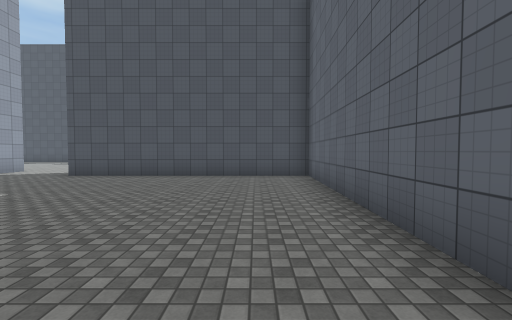
view 1 (above)

17 first-person views from a walk through a 3-D level made in the Unity game engine. The camera is 1.5 m above the floor, tilts 2° down and sees 90° across. The floor is counted in squares, 2 m on a side. Each view is taken from the middle of a square. On the plan, view 1 faces up. The plan holds only what a view shows up to about 9 squares ahead; the rest is blank. The place goes on beyond the plan. Surface patterns are stand-ins for the level's own textures.

view 2
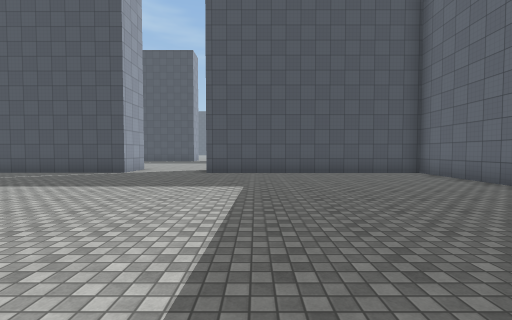

view 3
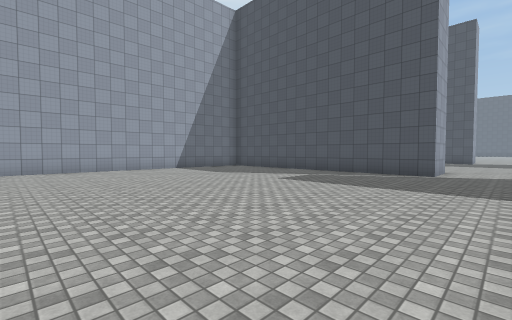

view 4
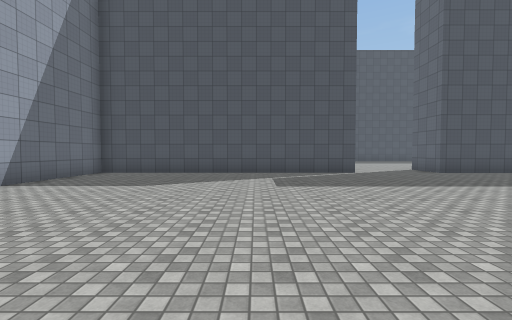

view 5
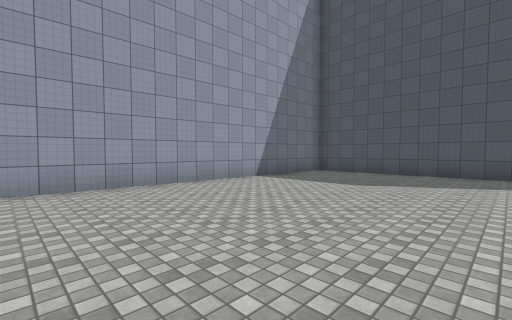

view 6
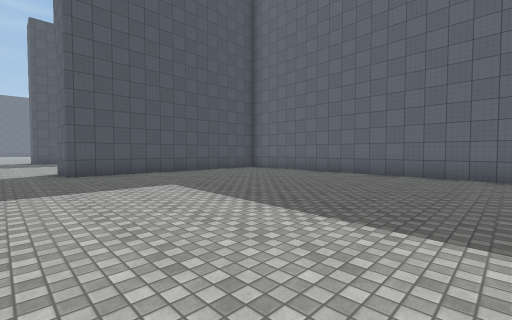

view 7
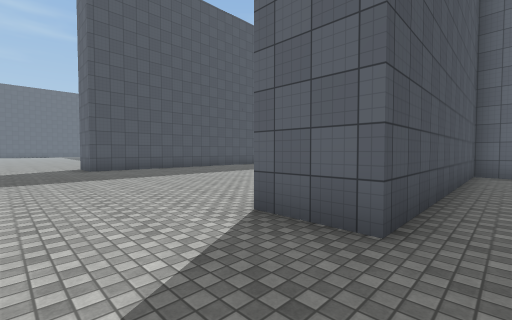

view 8
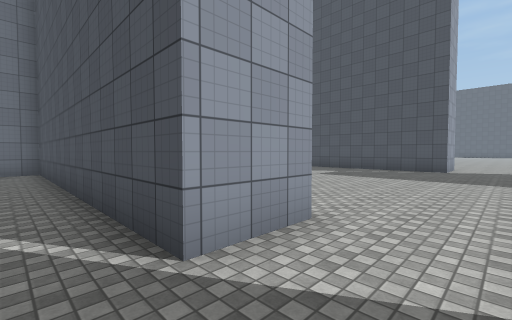

view 9
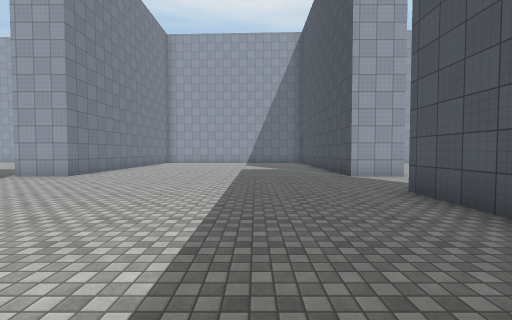

view 10
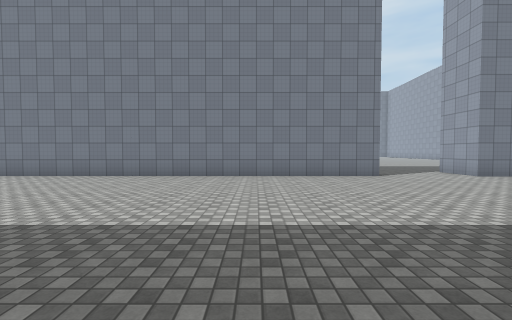

view 11
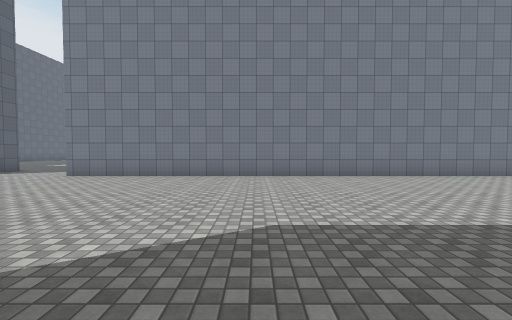

view 12
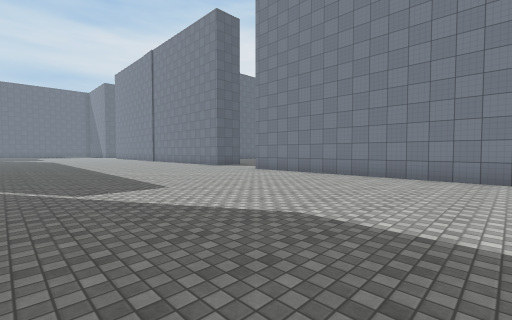

view 13
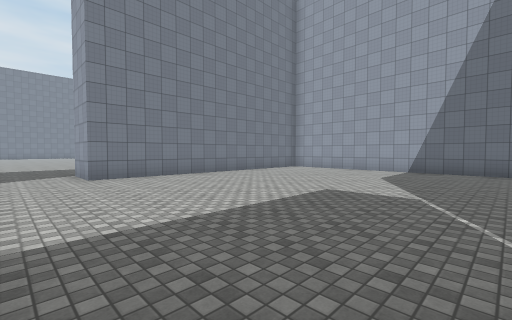

view 14
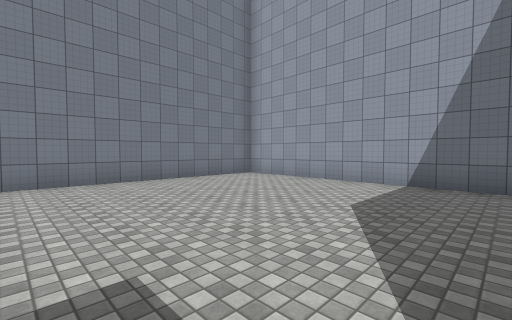

view 15
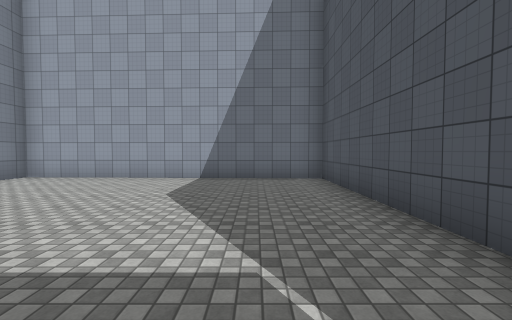

view 16
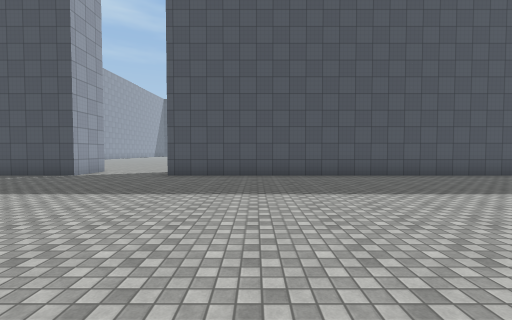

view 17
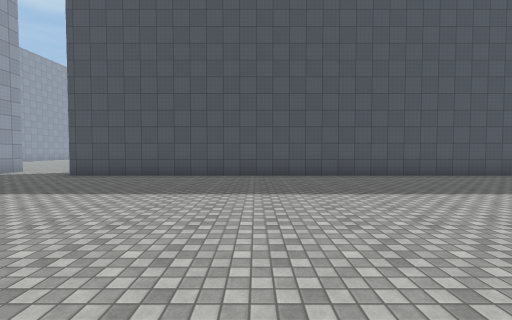

### Floor plan
Points are (right, up) in squares from view 1. A wall is a line through its corners. A room is listed if a view was taken in it or the views show most of it. See-through windows are left out.
Room 1 (views 1, 2, 3, 4, 5, 6, 7, 8)
walls: (-8.6, 9.3) (-8.6, 7.9) (-17.4, 7.9) (-17.7, -1); (1.3, -1.1) (1.6, 7.9) (-5.7, 7.9) (-5.7, 9.3)
ways out: opening at (-7, 9) to room 2
Room 2 (views 9, 10, 11, 12, 13, 14, 15, 16, 17)
walls: (-5.7, 9.3) (10.8, 9.3); (-8.6, 19.5) (-8.6, 17.8) (-17, 17.8) (-17.3, 9.3) (-8.6, 9.3); (7.9, 17.8) (-5.8, 17.8)
ways out: opening at (-7, 9) to room 1; opening at (-7, 19); opening at (12, 10)

Positions as (right, up) in squares from view 1, and headings:
1: (0, 0), facing up
2: (-4, -1), facing up
3: (-7, -1), facing up-left
4: (-12, -1), facing up
5: (-12, -1), facing up-left
6: (-7, -1), facing up-right
7: (-8, 7), facing up-right
8: (-7, 7), facing up-left
9: (-1, 15), facing left
10: (-2, 17), facing down
11: (5, 17), facing down
12: (3, 17), facing down-right
13: (-7, 17), facing down-left
14: (-11, 16), facing down-left
15: (-10, 16), facing left
16: (-3, 10), facing up
17: (0, 10), facing up
